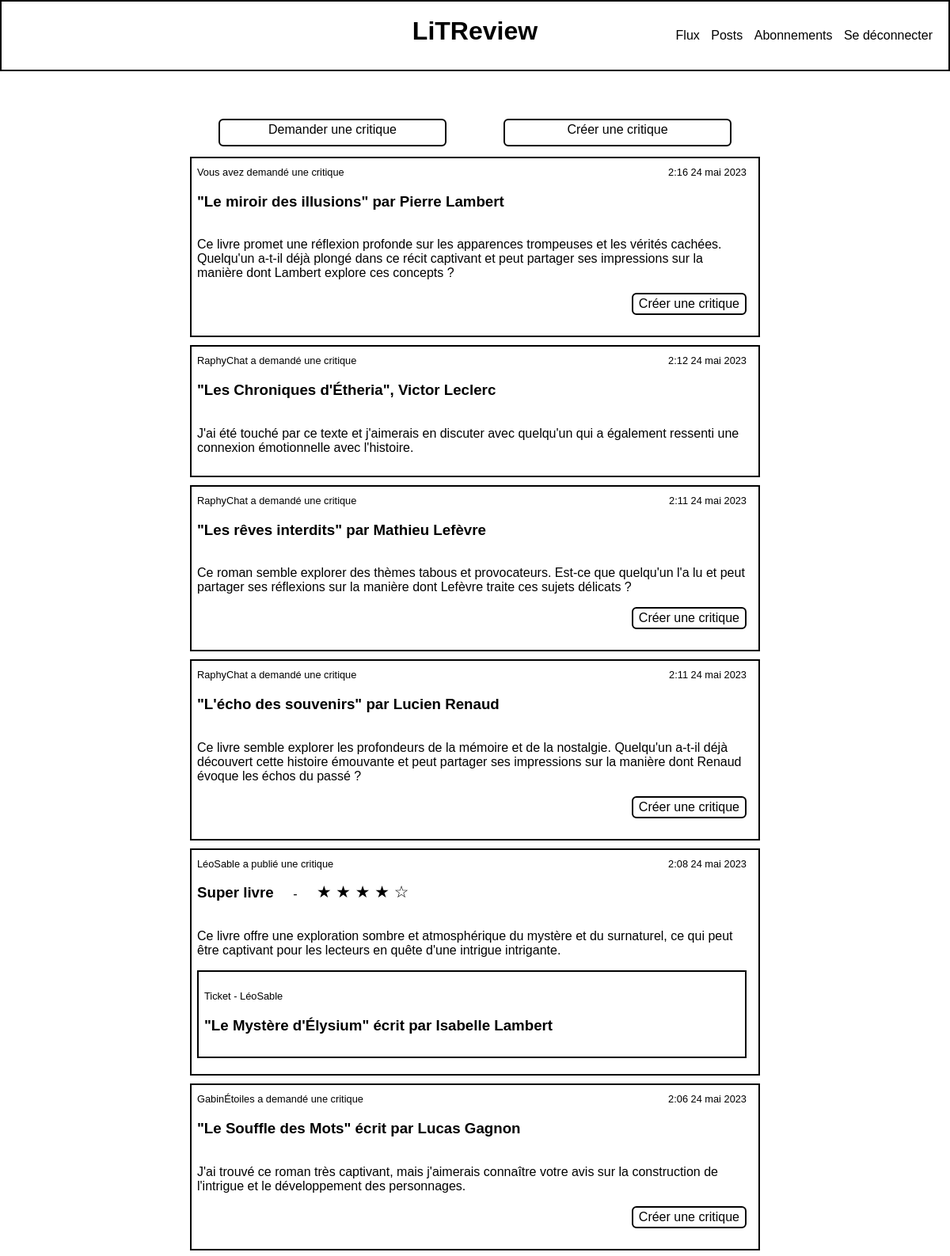
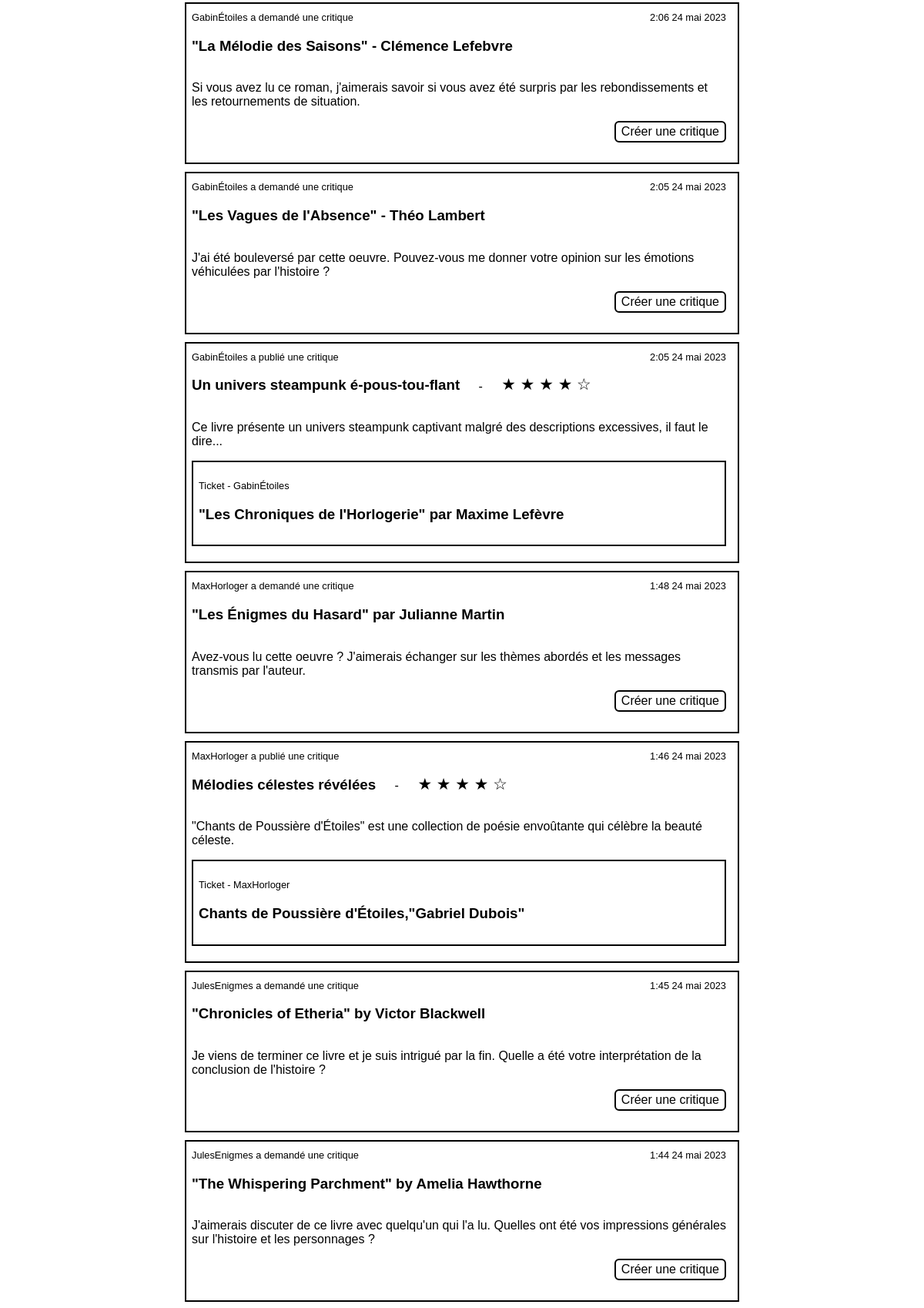
The page /review/flux (signed in, upper part) on the database its author committed (2 pictures, top to bottom).
### review/models.py (models this page shows, shortened)
class Ticket(models.Model):
    title = models.CharField(max_length=128, verbose_name="titre")
    description = models.TextField(
        max_length=2048, blank=True, verbose_name="description"
    )
    user = models.ForeignKey(to=settings.AUTH_USER_MODEL, on_delete=models.CASCADE)
    image = models.ImageField(null=True, blank=True, verbose_name="image")
    time_created = models.DateTimeField(auto_now_add=True)
    def user_resume(self):
        return f"{self.user.username} <{self.user.email}>"
    user_resume.short_description = "User"
    class Meta:
        ordering = ["-time_created"]

class Review(models.Model):
    ticket = models.ForeignKey(to=Ticket, on_delete=models.CASCADE)
    rating = models.PositiveSmallIntegerField(
        validators=[MinValueValidator(0), MaxValueValidator(5)],
        verbose_name="note",
    )
    headline = models.CharField(max_length=128, verbose_name="titre")
    body = models.CharField(max_length=8192, blank=True, verbose_name="commentaire")
    user = models.ForeignKey(to=settings.AUTH_USER_MODEL, on_delete=models.CASCADE)
    time_created = models.DateTimeField(auto_now_add=True)
    class Meta:
        ordering = ["-time_created"]

### review/views.py (the view)
# urls.py: path("flux", views.FollowedPostsListView.as_view(), name="flux"),
class FollowedPostsListView(LoginRequiredMixin, generic.ListView):
    context_object_name = "flux"
    template_name = "flux.html"
    title = "Flux"
    def get_queryset(self) -> list[Ticket | Review]:
        current_user = self.request.user
        query_following = current_user.following.select_related("followed_user").all()
        following = [pair.followed_user for pair in query_following]
        reviews = Review.objects.filter(
            Q(user__in=following) | Q(user=current_user) | Q(ticket__user=current_user)
        )
        reviews = reviews.annotate(content_type=Value("REVIEW", CharField()))
        tickets = Ticket.objects.filter(Q(user__in=following) | Q(user=current_user))
        tickets = tickets.annotate(content_type=Value("TICKET", CharField()))
        tickets = tickets.annotate(Count("review"))
        posts = sorted(
            chain(reviews, tickets), key=lambda post: post.time_created, reverse=True
        )
        return posts
    def get_context_data(self, **kwargs: Any) -> Dict[str, Any]:
        context = super().get_context_data(**kwargs)
        context["title"] = self.title
        return context

### review/templates/flux.html (shortened to what this page needs)
{% extends "base_generic.html" %}
{% block content %}
    <section class="links-section">
        <div class="link-button">
            <a href="{% url 'add_ticket' %}">Demander une critique</a>
        </div>
        <div class="link-button">
            <a href="{% url 'fresh_review' %}">Créer une critique</a>
        </div>
    </section>
    <section class="list_posts">
        {% if object_list %}
            {% for post in object_list %}
                {% if post.content_type == "REVIEW" %}
                    {% include "review_snippet.html" with edit=False %}
                {% elif post.content_type == "TICKET" %}
                    {% include "ticket_snippet.html" with edit=False  %}
                {% endif %}
            {% endfor %}
        {% else %}
            <p>Les personnes que vous suivez n'ont rien publié pour l'instant.</p>
        {% endif %}
    </section>
{% endblock %}

### review/templates/ticket_snippet.html (shortened to what this page needs)
<article class="post ticket">
    <header class="post__info">
        <span class="post__author">
            {% if post.user == user %} Vous avez demandé une critique
            {% else %} {{post.user}} a demandé une critique
            {% endif %}
        </span>
        <span class="post__date">
            {{ post.time_created|date:"G:i d F Y" }}
        </span>
    </header>
    <h1 class="post__title">{{post.title}}</h1>
    {% if post.description and post.description is not None %}
        <p class="post__body">
            {{post.description}}
        </p>
    {% endif %}
    <p class="post__footer">
        {% if post.review__count == 0 %}
                <a href="{% url 'review_for_ticket' ticket_id=post.id %}" class="link-button" >
                    Créer une critique</a>
        {% endif %}
    </p>
</article>

### review/templates/review_snippet.html (shortened to what this page needs)
<article class="post review">
    <header class="post__info">
        <span class="post__author">
            {% if post.user == user %} Vous avez publié une critique
            {% else %} {{post.user}} a publié une critique
            {% endif %}
        </span>
        <span class="post__date">
            {{ post.time_created|date:"G:i d F Y" }}
        </span>
    </header>
    <h1 class="post__title">{{post.headline}}</h1>
    -
    <span class="post__rating">
        {% for i in "12345" %}
            {% if post.rating >= forloop.counter %} ★
            {% else %} ☆
            {% endif %}
        {% endfor %}
    </span>
    <p class="post__body">
        {{post.body}}
    </p>
    <div class="post ticket">
        <p class ="post__info">Ticket -
            {% if post.user == user %} Vous
            {% else %} {{post.user}}
            {% endif %}
        </p>
        <h1>{{post.ticket.title}}</h1>
    </div>
</article>

### review/static/css/style.css (style rules this page uses)
html { box-sizing: border-box; }
*, *::before, *::after { box-sizing: inherit; }
body { margin : 0px ; min-width: 550px; font-family: 'Lucida Sans', 'Lucida Sans Regular', 'Lucida Grande', 'Lucida Sans Unicode', Geneva, Verdana, sans-serif; }
a { text-decoration: none; color: black; }
.link-button { display: inline-block; border: black 2px solid; border-radius: 6px; padding: 3px 7px; text-align: center; font-size: inherit ; background-color: white; font-size: medium; vertical-align: baseline; min-height: max(35px,100%); }
.links-section { display: grid; grid-template-columns: 1fr 1fr; margin: 30px 0px 20px; }
.links-section>* { width: 80%; margin: auto; }
.post__info { font-size: 0.8em; }
.post { border : black 2px solid ; margin : 10px 0px ; padding: 10px 15px 10px 7px; }
.post__title { display: inline-block; margin-right: 20px; }
.post__rating { margin-left: 20px; font-size: 1.3em; }
.post__date { float: right; }
.post__footer { text-align: right; }

### rows shown on the page
Ticket: shows "Vous avez demandé une critique", time_created "2:16 24 mai 2023", title "\"Le miroir des illusions\" par Pierre Lambert", description "Ce livre promet une réflexion profonde sur les apparences trompeuses et les vérités cachées. Quelqu'un a-t-il déjà plongé dans ce récit captivant et peut partager ses impressions sur la manière dont Lambert explore ces concepts ?", shows "Créer une critique"
Ticket: user "RaphyChat", time_created "2:12 24 mai 2023", title "\"Les Chroniques d'Étheria\", Victor Leclerc", description "J'ai été touché par ce texte et j'aimerais en discuter avec quelqu'un qui a également ressenti une connexion émotionnelle avec l'histoire."
Ticket: user "RaphyChat", time_created "2:11 24 mai 2023", title "\"Les rêves interdits\" par Mathieu Lefèvre", description "Ce roman semble explorer des thèmes tabous et provocateurs. Est-ce que quelqu'un l'a lu et peut partager ses réflexions sur la manière dont Lefèvre traite ces sujets délicats ?", shows "Créer une critique"
Ticket: user "RaphyChat", time_created "2:11 24 mai 2023", title "\"L'écho des souvenirs\" par Lucien Renaud", description "Ce livre semble explorer les profondeurs de la mémoire et de la nostalgie. Quelqu'un a-t-il déjà découvert cette histoire émouvante et peut partager ses impressions sur la manière dont Renaud évoque les échos du passé ?", shows "Créer une critique"
Review: user "LéoSable", time_created "2:08 24 mai 2023", headline "Super livre", rating 4 (drawn), body "Ce livre offre une exploration sombre et atmosphérique du mystère et du surnaturel, ce qui peut être captivant pour les lecteurs en quête d'une intrigue intrigante.", ticket "\"Le Mystère d'Élysium\" écrit par Isabelle Lambert"
Ticket: user "GabinÉtoiles", time_created "2:06 24 mai 2023", title "\"Le Souffle des Mots\" écrit par Lucas Gagnon", description "J'ai trouvé ce roman très captivant, mais j'aimerais connaître votre avis sur la construction de l'intrigue et le développement des personnages.", shows "Créer une critique"
Ticket: user "GabinÉtoiles", time_created "2:06 24 mai 2023", title "\"La Mélodie des Saisons\" - Clémence Lefebvre", description "Si vous avez lu ce roman, j'aimerais savoir si vous avez été surpris par les rebondissements et les retournements de situation.", shows "Créer une critique"
Ticket: user "GabinÉtoiles", time_created "2:05 24 mai 2023", title "\"Les Vagues de l'Absence\" - Théo Lambert", description "J'ai été bouleversé par cette oeuvre. Pouvez-vous me donner votre opinion sur les émotions véhiculées par l'histoire ?", shows "Créer une critique"
Review: user "GabinÉtoiles", time_created "2:05 24 mai 2023", headline "Un univers steampunk é-pous-tou-flant", rating 4 (drawn), body "Ce livre présente un univers steampunk captivant malgré des descriptions excessives, il faut le dire...", ticket "\"Les Chroniques de l'Horlogerie\" par Maxime Lefèvre"
Ticket: user "MaxHorloger", time_created "1:48 24 mai 2023", title "\"Les Énigmes du Hasard\" par Julianne Martin", description "Avez-vous lu cette oeuvre ? J'aimerais échanger sur les thèmes abordés et les messages transmis par l'auteur.", shows "Créer une critique"
Review: user "MaxHorloger", time_created "1:46 24 mai 2023", headline "Mélodies célestes révélées", rating 4 (drawn), body "\"Chants de Poussière d'Étoiles\" est une collection de poésie envoûtante qui célèbre la beauté céleste.", ticket "Chants de Poussière d'Étoiles,\"Gabriel Dubois\""
Ticket: user "JulesEnigmes", time_created "1:45 24 mai 2023", title "\"Chronicles of Etheria\" by Victor Blackwell", description "Je viens de terminer ce livre et je suis intrigué par la fin. Quelle a été votre interprétation de la conclusion de l'histoire ?", shows "Créer une critique"
Ticket: user "JulesEnigmes", time_created "1:44 24 mai 2023", title "\"The Whispering Parchment\" by Amelia Hawthorne", description "J'aimerais discuter de ce livre avec quelqu'un qui l'a lu. Quelles ont été vos impressions générales sur l'histoire et les personnages ?", shows "Créer une critique"
